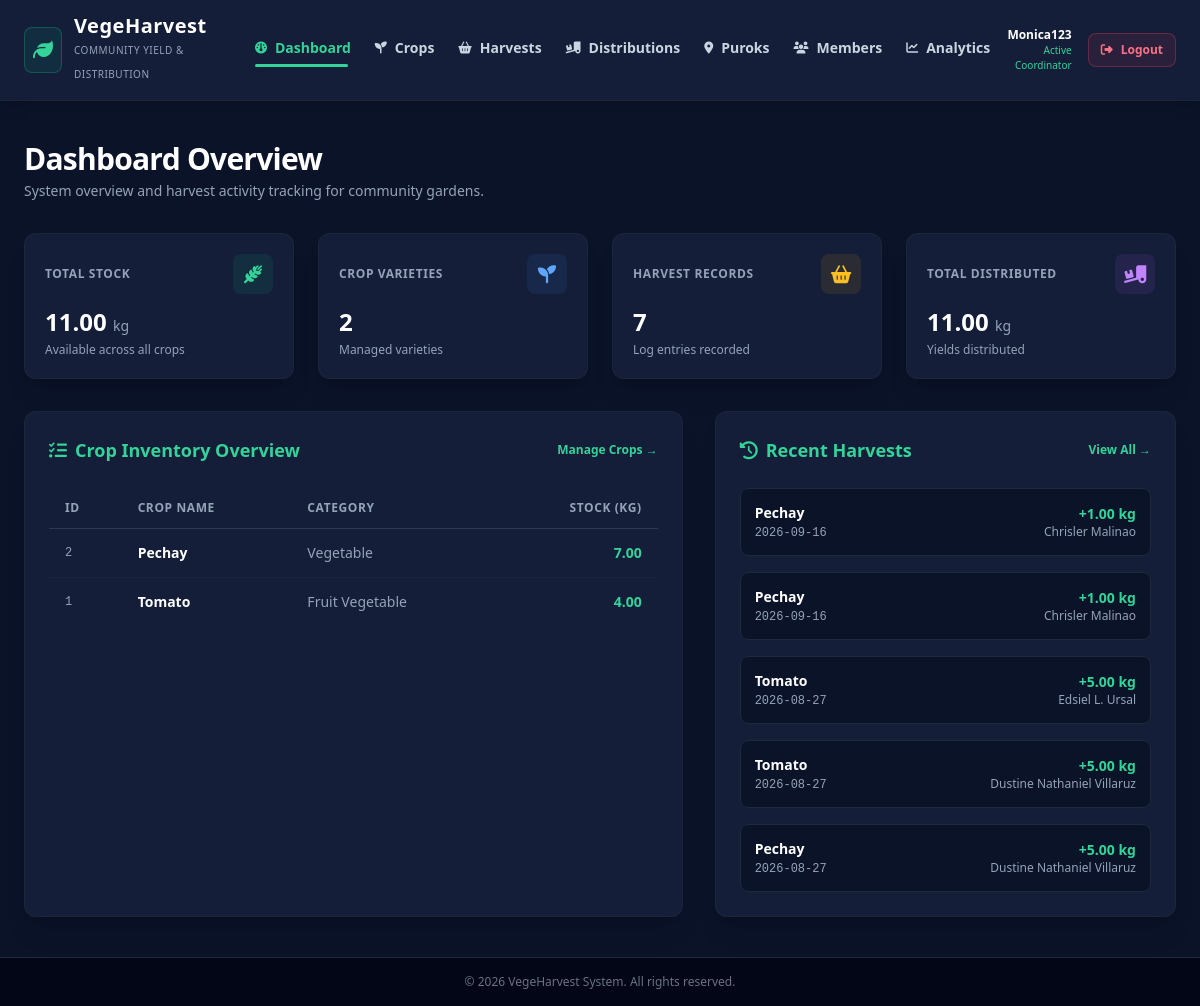
Page /vegeharvest/index.php (signed in) on the committed database.
### tables this page shows
CREATE TABLE `crop` (
  `crop_id` int(11) NOT NULL AUTO_INCREMENT,
  `crop_name` varchar(100) NOT NULL,
  `category` varchar(50) DEFAULT NULL,
  `total_stock_kg` decimal(10,2) DEFAULT 0.00,
  `unit` varchar(20) NOT NULL DEFAULT 'kg',
  PRIMARY KEY (`crop_id`)
);

CREATE TABLE `harvest_record` (
  `harvest_id` int(11) NOT NULL AUTO_INCREMENT,
  `crop_id` int(11) NOT NULL,
  `volunteer_id` int(11) NOT NULL,
  `harvest_date` date NOT NULL,
  `weight_kg` decimal(8,2) NOT NULL,
  `notes` varchar(255) DEFAULT NULL,
  PRIMARY KEY (`harvest_id`),
  KEY `idx_harvest_date` (`harvest_date`),
  KEY `idx_harvest_crop` (`crop_id`),
  KEY `FK_volunteer_TO_harvest_record` (`volunteer_id`),
  CONSTRAINT `FK_crop_TO_harvest_record` FOREIGN KEY (`crop_id`) REFERENCES `crop` (`crop_id`),
  CONSTRAINT `FK_volunteer_TO_harvest_record` FOREIGN KEY (`volunteer_id`) REFERENCES `volunteer` (`volunteer_id`)
);

CREATE TABLE `volunteer` (
  `volunteer_id` int(11) NOT NULL AUTO_INCREMENT,
  `user_id` int(11) DEFAULT NULL,
  `purok_id` int(11) NOT NULL,
  `full_name` varchar(150) NOT NULL,
  `contact_number` varchar(20) DEFAULT NULL,
  `status` enum('active','inactive') NOT NULL DEFAULT 'active',
  `role` enum('Volunteer','Admin') DEFAULT 'Volunteer',
  PRIMARY KEY (`volunteer_id`),
  UNIQUE KEY `UQ_user_id` (`user_id`),
  KEY `idx_volunteer_purok` (`purok_id`),
  CONSTRAINT `FK_purok_TO_volunteer` FOREIGN KEY (`purok_id`) REFERENCES `purok` (`purok_id`) ON DELETE CASCADE,
  CONSTRAINT `FK_users_TO_volunteer` FOREIGN KEY (`user_id`) REFERENCES `users` (`user_id`) ON DELETE SET NULL
);

### vegeharvest/classes/crop.php (called while the page is built, shortened)
<?php
class Crop {
    private $pdo;
    public function __construct(PDO $pdo) {
        $this->pdo = $pdo;
    }
    public function getCrops() {
        try {
            $sql = "SELECT * FROM crop ORDER BY crop_id DESC";
            $stmt = $this->pdo->query($sql);
            return $stmt->fetchAll();
        } catch (PDOException $e) {
            error_log("Error fetching crops: " . $e->getMessage());
            return [];
        }
    }
}
?>

### vegeharvest/classes/harvest.php (called while the page is built, shortened)
<?php
class Harvest {
    private $pdo;
    public function __construct(PDO $pdo) {
        $this->pdo = $pdo;
    }
    public function getHarvestLogs() {
        try {
            $sql = "SELECT h.*, c.crop_name, v.full_name AS volunteer_name
                    FROM harvest_record h
                    JOIN crop c ON h.crop_id = c.crop_id
                    LEFT JOIN volunteer v ON h.volunteer_id = v.volunteer_id
                    ORDER BY h.harvest_date DESC";
            $stmt = $this->pdo->query($sql);
            return $stmt->fetchAll();
        } catch (PDOException $e) {
            error_log("Error fetching harvest logs: " . $e->getMessage());
            return [];
        }
    }
}
?>

### vegeharvest/classes/distribute.php (called while the page is built, shortened)
<?php
class Distribution {
    private $pdo;
    public function __construct(PDO $pdo) {
        $this->pdo = $pdo;
    }
    public function getDistributionLogs() {
        try {
            $sql = "SELECT d.*, c.crop_name, v.full_name AS volunteer_name, p.purok_name
                    FROM distribution_record d
                    JOIN harvest_record h ON d.harvest_id = h.harvest_id
                    JOIN crop c ON h.crop_id = c.crop_id
                    JOIN volunteer v ON d.volunteer_id = v.volunteer_id
                    JOIN purok p ON d.purok_id = p.purok_id
                    ORDER BY d.distribution_date DESC";
            $stmt = $this->pdo->query($sql);
            return $stmt->fetchAll();
        } catch (PDOException $e) {
            error_log("Error fetching distribution logs: " . $e->getMessage());
            return [];
        }
    }
}
?>

### vegeharvest/index.php (the view, shortened to what this page needs)
<?php
require_once 'config/connection.php';
require_once 'classes/crop.php';
require_once 'classes/harvest.php';
require_once 'classes/distribute.php';
require_once 'classes/purok.php';
include_once 'includes/header.php';
$cropObj         = new Crop($pdo);
$harvestObj      = new Harvest($pdo);
$distributionObj = new Distribution($pdo);
$cropsList        = $cropObj->getCrops();
$harvestLogs      = $harvestObj->getHarvestLogs();
$distributionLogs = $distributionObj->getDistributionLogs();
$totalCrops       = count($cropsList);
$totalStockKg     = array_sum(array_column($cropsList, 'total_stock_kg'));
$totalHarvests    = count($harvestLogs);
$totalDistributed = array_sum(array_column($distributionLogs, 'quantity_kg'));
?>
<main class="flex-1 max-w-7xl w-full mx-auto px-6 py-10">
  <div class="mb-8">
    <h1 class="text-3xl font-extrabold text-white tracking-tight">Dashboard Overview</h1>
    <p class="mt-1 text-sm text-slate-400">System overview and harvest activity tracking for community gardens.</p>
  </div>
  <div class="grid grid-cols-1 sm:grid-cols-2 lg:grid-cols-4 gap-6 mb-8">
    <div class="bg-[#141e38] border border-slate-800/80 rounded-xl p-5 shadow-xl">
      <div class="flex items-center justify-between mb-3">
        <span class="text-xs font-bold uppercase tracking-wider text-slate-400">Total Stock</span>
        <div class="w-10 h-10 rounded-lg bg-emerald-500/10 flex items-center justify-center text-emerald-400">
          <i class="fa-solid fa-wheat-awn text-lg"></i>
        </div>
      </div>
      <div class="text-2xl font-black text-white"><?= number_format($totalStockKg, 2); ?> <span class="text-sm font-normal text-slate-400">kg</span></div>
      <p class="text-xs text-slate-400 mt-1">Available across all crops</p>
    </div>
    <div class="bg-[#141e38] border border-slate-800/80 rounded-xl p-5 shadow-xl">
      <div class="flex items-center justify-between mb-3">
        <span class="text-xs font-bold uppercase tracking-wider text-slate-400">Crop Varieties</span>
        <div class="w-10 h-10 rounded-lg bg-blue-500/10 flex items-center justify-center text-blue-400">
          <i class="fa-solid fa-seedling text-lg"></i>
        </div>
      </div>
      <div class="text-2xl font-black text-white"><?= $totalCrops; ?></div>
      <p class="text-xs text-slate-400 mt-1">Managed varieties</p>
    </div>
    <div class="bg-[#141e38] border border-slate-800/80 rounded-xl p-5 shadow-xl">
      <div class="flex items-center justify-between mb-3">
        <span class="text-xs font-bold uppercase tracking-wider text-slate-400">Harvest Records</span>
        <div class="w-10 h-10 rounded-lg bg-amber-500/10 flex items-center justify-center text-amber-400">
          <i class="fa-solid fa-basket-shopping text-lg"></i>
        </div>
      </div>
      <div class="text-2xl font-black text-white"><?= $totalHarvests; ?></div>
      <p class="text-xs text-slate-400 mt-1">Log entries recorded</p>
    </div>
    <div class="bg-[#141e38] border border-slate-800/80 rounded-xl p-5 shadow-xl">
      <div class="flex items-center justify-between mb-3">
        <span class="text-xs font-bold uppercase tracking-wider text-slate-400">Total Distributed</span>
        <div class="w-10 h-10 rounded-lg bg-purple-500/10 flex items-center justify-center text-purple-400">
          <i class="fa-solid fa-truck-ramp-box text-lg"></i>
        </div>
      </div>
      <div class="text-2xl font-black text-white"><?= number_format($totalDistributed, 2); ?> <span class="text-sm font-normal text-slate-400">kg</span></div>
      <p class="text-xs text-slate-400 mt-1">Yields distributed</p>
    </div>
  </div>
  <div class="grid grid-cols-1 lg:grid-cols-12 gap-8">
    <div class="lg:col-span-7 bg-[#141e38] border border-slate-800/80 rounded-xl p-6 shadow-xl">
      <div class="flex items-center justify-between mb-6">
        <div class="flex items-center gap-2 text-emerald-400 font-bold text-lg">
          <i class="fa-solid fa-list-check"></i>
          <span>Crop Inventory Overview</span>
        </div>
        <a href="crop.php" class="text-xs text-emerald-400 hover:underline font-semibold">Manage Crops &rarr;</a>
      </div>
      <div class="overflow-x-auto">
        <table class="w-full text-left border-collapse text-sm">
          <thead>
            <tr class="border-b border-slate-700/80 text-xs font-bold uppercase tracking-wider text-slate-400">
              <th class="py-3 px-4">ID</th>
              <th class="py-3 px-4">Crop Name</th>
              <th class="py-3 px-4">Category</th>
              <th class="py-3 px-4 text-right">Stock (KG)</th>
            </tr>
          </thead>
          <tbody class="divide-y divide-slate-800/60 text-slate-300">
            <?php if (!empty($cropsList)): ?>
              <?php foreach ($cropsList as $crop): ?>
                <tr class="hover:bg-slate-800/40 transition-colors">
                  <td class="py-3.5 px-4 font-mono text-xs text-slate-400"><?= $crop['crop_id']; ?></td>
                  <td class="py-3.5 px-4 font-bold text-white"><?= htmlspecialchars($crop['crop_name']); ?></td>
                  <td class="py-3.5 px-4 text-slate-400"><?= htmlspecialchars($crop['category'] ?? 'General'); ?></td>
                  <td class="py-3.5 px-4 text-right font-bold text-emerald-400"><?= number_format($crop['total_stock_kg'], 2); ?></td>
                </tr>
              <?php endforeach; ?>
            <?php else: ?>
              <tr>
                <td colspan="4" class="py-6 px-4 text-center text-slate-500">No crop records available.</td>
              </tr>
            <?php endif; ?>
          </tbody>
        </table>
      </div>
    </div>
    <div class="lg:col-span-5 bg-[#141e38] border border-slate-800/80 rounded-xl p-6 shadow-xl">
      <div class="flex items-center justify-between mb-6">
        <div class="flex items-center gap-2 text-emerald-400 font-bold text-lg">
          <i class="fa-solid fa-clock-rotate-left"></i>
          <span>Recent Harvests</span>
        </div>
        <a href="harvest.php" class="text-xs text-emerald-400 hover:underline font-semibold">View All &rarr;</a>
      </div>
      <div class="space-y-4">
        <?php
          $recentHarvests = array_slice($harvestLogs, 0, 5);
        ?>
        <?php if (!empty($recentHarvests)): ?>
          <?php foreach ($recentHarvests as $log): ?>
            <div class="flex items-center justify-between p-3.5 rounded-lg bg-[#0b1329] border border-slate-800">
              <div>
                <div class="font-bold text-white text-sm"><?= htmlspecialchars($log['crop_name']); ?></div>
                <div class="text-xs text-slate-400 font-mono mt-0.5"><?= htmlspecialchars($log['harvest_date']); ?></div>
              </div>
              <div class="text-right">
                <div class="text-emerald-400 font-extrabold text-sm">+<?= number_format($log['weight_kg'] ?? $log['quantity_kg'] ?? 0, 2); ?> kg</div>
                <div class="text-xs text-slate-400"><?= htmlspecialchars($log['full_name'] ?? $log['volunteer_name'] ?? 'System'); ?></div>
              </div>
            </div>
          <?php endforeach; ?>
        <?php else: ?>
          <div class="text-center py-8 text-slate-500 text-sm">No recent harvests logged.</div>
        <?php endif; ?>
      </div>
    </div>
  </div>
</main>
<?php include_once 'includes/footer.php'; ?>

### vegeharvest/includes/header.php (shortened to what this page needs)
<?php
$currentPage = basename($_SERVER['PHP_SELF']);
$navItems = [
    'Dashboard'     => ['url' => 'index.php',       'icon' => 'fa-gauge'],
    'Crops'         => ['url' => 'crop.php',        'icon' => 'fa-seedling'],
    'Harvests'      => ['url' => 'harvest.php',     'icon' => 'fa-basket-shopping'],
    'Distributions' => ['url' => 'distribute.php',  'icon' => 'fa-truck-ramp-box'],
    'Puroks'        => ['url' => 'purok.php',       'icon' => 'fa-location-dot'],
    'Members'       => ['url' => 'volunteer.php',   'icon' => 'fa-users'],
    'Analytics'     => ['url' => 'analytics.php',   'icon' => 'fa-chart-line'],
];
?>
<!DOCTYPE html>
<html lang="en">
<head>
    <script src="https://cdn.tailwindcss.com"></script>
    <link rel="stylesheet" href="https://cdnjs.cloudflare.com/ajax/libs/font-awesome/6.4.0/css/all.min.css">
</head>
<body class="bg-[#0b1329] text-slate-100 min-h-screen flex flex-col font-sans">
    <header class="bg-[#141e38] border-b border-slate-800/80 sticky top-0 z-50 shadow-lg">
        <div class="max-w-7xl mx-auto px-6 py-4 flex justify-between items-center">
            <a href="index.php" class="flex items-center gap-3">
                <div class="p-2 bg-emerald-500/10 rounded-lg border border-emerald-500/30">
                    <i class="fa-solid fa-leaf text-emerald-400 text-xl"></i>
                </div>
                <div>
                    <span class="text-xl font-extrabold text-white tracking-wide block leading-none">VegeHarvest</span>
                    <span class="text-[10px] text-slate-400 uppercase tracking-wider">Community Yield & Distribution</span>
                </div>
            </a>
            <?php if (isset($_SESSION['user_id'])): ?>
                <nav id="nav-menu" class="hidden md:flex items-center gap-6 text-sm font-semibold relative py-1">
                    <?php foreach ($navItems as $label => $item): ?>
                        <?php
                            $isActive = ($currentPage === $item['url']);
                            $activeClasses = $isActive
                                ? 'text-emerald-400 font-bold active-nav'
                                : 'text-slate-300 hover:text-emerald-400 transition-colors duration-200';
                        ?>
                        <a href="<?= $item['url']; ?>" class="nav-item flex items-center gap-2 pb-1 relative z-10 <?= $activeClasses; ?>">
                            <i class="fa-solid <?= $item['icon']; ?> text-xs"></i> <?= $label; ?>
                        </a>
                    <?php endforeach; ?>
                    <span id="nav-indicator" class="absolute bottom-0 left-0 h-[2.5px] bg-emerald-400 rounded-full pointer-events-none opacity-0"></span>
                </nav>
                <div class="flex items-center gap-4">
                    <div class="text-right hidden sm:block">
                        <p class="text-xs font-bold text-white"><?= htmlspecialchars($_SESSION['username'] ?? 'User'); ?></p>
                        <p class="text-[10px] text-emerald-400">Active Coordinator</p>
                    </div>
                    <a href="logout.php" class="bg-rose-500/10 hover:bg-rose-500/20 text-rose-400 border border-rose-500/30 text-xs font-bold px-3 py-2 rounded-lg transition-colors flex items-center gap-2">
                        <i class="fa-solid fa-right-from-bracket"></i> Logout
                    </a>
                </div>
            <?php endif; ?>
        </div>
    </header>

### vegeharvest/includes/footer.php
<footer class="bg-slate-950 border-t border-slate-800 py-4 text-center text-xs text-gray-500 mt-auto">
    &copy; <?= date('Y'); ?> VegeHarvest System. All rights reserved.
  </footer>
</body>
</html>

### vegeharvest/includes/header.php (style rules this page uses)
#nav-indicator { transition: transform 0.3s cubic-bezier(0.4, 0, 0.2, 1), width 0.3s cubic-bezier(0.4, 0, 0.2, 1); will-change: transform, width; }

### rows in the picture
crop: crop_id "2", crop_name "Pechay", category "Vegetable", total_stock_kg "7.00"
crop: crop_id "1", crop_name "Tomato", category "Fruit Vegetable", total_stock_kg "4.00"
harvest_record: crop.crop_name "Pechay", harvest_date "2026-09-16", weight_kg "1.00", volunteer.full_name "Chrisler Malinao"
harvest_record: crop.crop_name "Pechay", harvest_date "2026-09-16", weight_kg "1.00", volunteer.full_name "Chrisler Malinao"
harvest_record: crop.crop_name "Tomato", harvest_date "2026-08-27", weight_kg "5.00", volunteer.full_name "Edsiel L. Ursal"
harvest_record: crop.crop_name "Tomato", harvest_date "2026-08-27", weight_kg "5.00", volunteer.full_name "Dustine Nathaniel Villaruz"
harvest_record: crop.crop_name "Pechay", harvest_date "2026-08-27", weight_kg "5.00", volunteer.full_name "Dustine Nathaniel Villaruz"

### other values in the picture
$label "Dashboard"
$label "Crops"
$label "Harvests"
$label "Distributions"
$label "Puroks"
$label "Members"
$label "Analytics"
$_SESSION['username'] "Monica123"
$totalStockKg "11.00"
$totalCrops "2"
$totalHarvests "7"
$totalDistributed "11.00"
